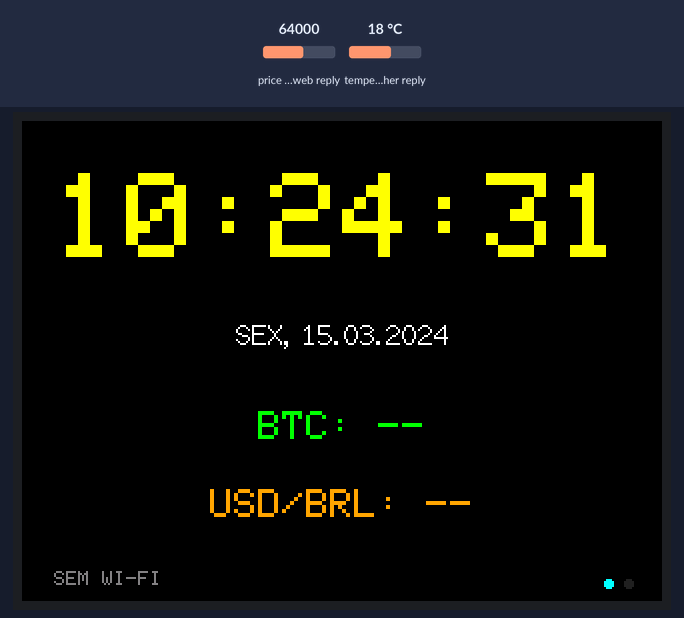
Recording of a program running on a simulated ESP32. Parts: 320×240 colour display. Inputs (shaded band) come from the test bench; at power-on: price in the web reply 64000, temperature in the weather reply 18 °C. WiFi joins after 1.5 s; servers stay silent unless stated; the local clock reads 2024-03-15 10:24:30 at power-on unless the program sets it; web services answer with replies made up by the test bench; not simulated (calls return 0 or success): secrets.h; what the program prints to the serial monitor is not drawn.

Above: at 1.6 s.
1.7 s: price in the web reply set to 21580
At 6.6 s:
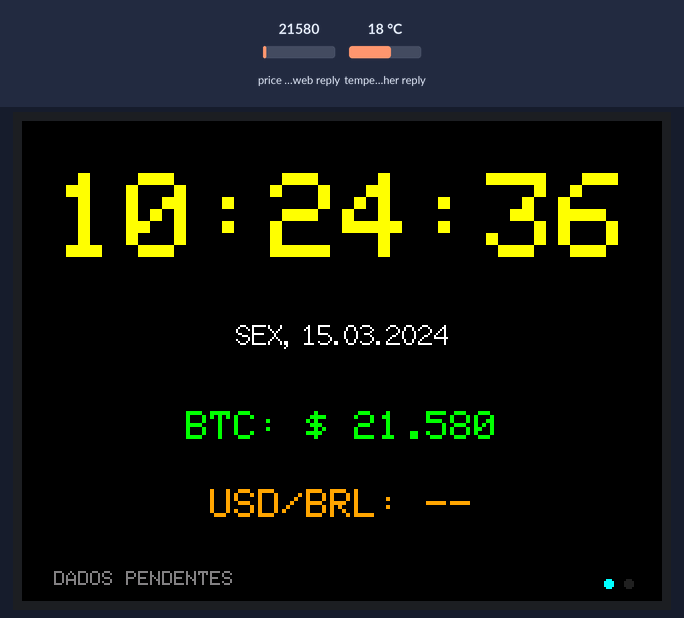
At 11.4 s:
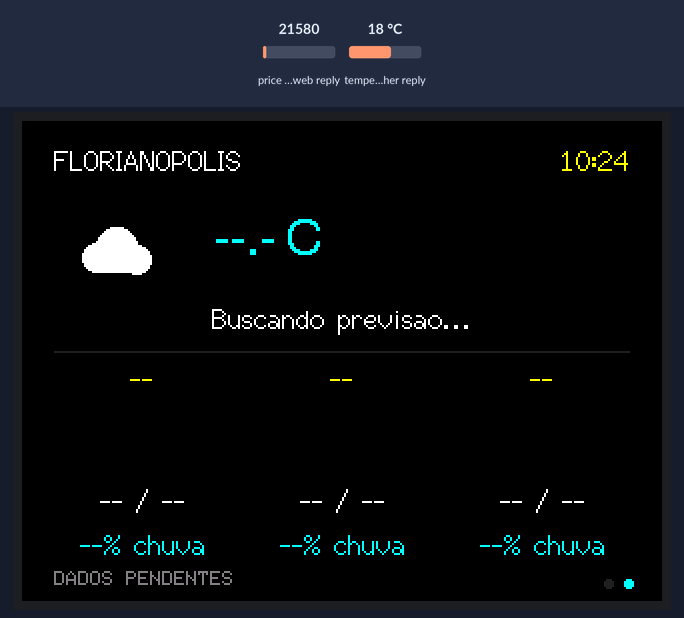
Timing chart, 0 to 12.9 s (numbered marks = the images above; inputs shaded):
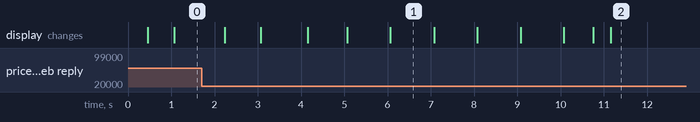

The program:

main.cpp
```cpp
#include <Arduino.h>
#include <WiFi.h>
#include <WiFiClientSecure.h>
#include <ArduinoOTA.h>
#include <HTTPClient.h>
#include <ArduinoJson.h>
#include <TFT_eSPI.h>
#include <time.h>
#include <esp_heap_caps.h>
#include "secrets.h"
#include "trust_store.h"

TFT_eSPI tft;
TFT_eSprite pages[2] = {TFT_eSprite(&tft), TFT_eSprite(&tft)};
constexpr uint16_t BG=0, FG=1, MUTED=2, BLUE=3, GOLD=4, LINE=5, GREEN=6, ORANGE=7;
const uint16_t PALETTE[] = {TFT_BLACK, TFT_WHITE, 0x8410, TFT_CYAN, TFT_YELLOW, 0x2104, TFT_GREEN, 0xFD20};
struct Day { float low, high; int code, rain; char date[11]; };
struct Model {
  float temp=0, usd=0, btc=0; int code=0; bool night=false;
  bool weather=false, dollar=false, bitcoin=false, dailyDollar=false;
  uint32_t weatherAt=0, dollarAt=0, bitcoinAt=0;
  Day days[3]{};
};
Model data;
SemaphoreHandle_t dataLock;
int active=0;
uint32_t pageSince=0, lastPaint=0;
bool transitioning=false, displayReady=false;
bool otaReady=false;
volatile bool otaUpdating=false;
uint32_t transitionSince=0;

bool fetch(const char *url, JsonDocument &doc) {
  WiFiClientSecure client;
  client.setCACert(TRUST_STORE);
  client.setHandshakeTimeout(8);
  HTTPClient http;
  http.setConnectTimeout(5000); http.setTimeout(5000);
  if (!http.begin(client,url)) { Serial.printf("HTTP begin failed: %s\n",url); return false; }
  int status=http.GET();
  bool ok=false;
  if(status==200) {
    DeserializationError error=deserializeJson(doc,http.getString());
    ok=!error;
    if(error) Serial.printf("JSON error: %s (%s)\n",error.c_str(),url);
  } else {
    Serial.printf("HTTP status %d: %s (%s)\n",status,http.errorToString(status).c_str(),url);
  }
  http.end(); return ok;
}

void network(void *) {
  uint32_t weatherTry=0, marketTry=0;
  bool firstWeather=true, firstMarket=true;
  wl_status_t lastWifi=WL_IDLE_STATUS;
  uint32_t lastClockWarning=0;
  for (;;) {
    if(otaUpdating) { vTaskDelay(pdMS_TO_TICKS(1000)); continue; }
    wl_status_t wifi=WiFi.status();
    if(wifi!=lastWifi) {
      Serial.printf("Wi-Fi status: %d\n",wifi);
      if(wifi==WL_CONNECTED) Serial.printf("Wi-Fi connected, IP: %s, RSSI: %d dBm\n",WiFi.localIP().toString().c_str(),WiFi.RSSI());
      lastWifi=wifi;
    }
    if(wifi!=WL_CONNECTED) { vTaskDelay(pdMS_TO_TICKS(1000)); continue; }
    // TLS certificate validation requires a valid system clock.
    if(time(nullptr)<1700000000) {
      if(millis()-lastClockWarning>=10000) { Serial.println("Waiting for NTP time"); lastClockWarning=millis(); }
      vTaskDelay(pdMS_TO_TICKS(1000)); continue;
    }
    uint32_t now=millis();
    if(firstWeather || now-weatherTry>=600000) {
      firstWeather=false; weatherTry=now;
      JsonDocument doc;
      if(fetch("https://api.open-meteo.com/v1/forecast?latitude=-27.5954&longitude=-48.5480&current=temperature_2m,weather_code,is_day&daily=weather_code,temperature_2m_max,temperature_2m_min,precipitation_probability_max&timezone=America%2FSao_Paulo&forecast_days=4",doc)) {
        JsonObject current=doc["current"];
        JsonObject daily=doc["daily"];
        bool valid=current["temperature_2m"].is<float>() && current["weather_code"].is<int>() && daily["time"].size()==4;
        for(int i=1;i<4;i++) valid=valid && daily["temperature_2m_max"][i].is<float>() && daily["temperature_2m_min"][i].is<float>() && daily["weather_code"][i].is<int>() && daily["precipitation_probability_max"][i].is<int>();
        if(valid) {
          xSemaphoreTake(dataLock,portMAX_DELAY);
          data.temp=current["temperature_2m"]; data.code=current["weather_code"]; data.night=current["is_day"].as<int>()==0;
          for(int i=0;i<3;i++) {
            data.days[i].low=daily["temperature_2m_min"][i+1]; data.days[i].high=daily["temperature_2m_max"][i+1];
            data.days[i].code=daily["weather_code"][i+1]; data.days[i].rain=daily["precipitation_probability_max"][i+1];
            strlcpy(data.days[i].date,daily["time"][i+1].as<const char*>(),11);
          }
          data.weather=true; data.weatherAt=millis(); xSemaphoreGive(dataLock);
        }
      }
    }
    if(firstMarket || now-marketTry>=120000) {
      firstMarket=false; marketTry=now;
      JsonDocument doc;
      bool live=fetch("https://economia.awesomeapi.com.br/json/last/USD-BRL",doc);
      float price=live?doc["USDBRL"]["bid"].as<float>():0;
      live=live && isfinite(price) && price>0;
      if(!live) {
        doc.clear();
        if(fetch("https://api.frankfurter.dev/v2/rate/USD/BRL",doc)) price=doc["rate"].as<float>();
      }
      if(isfinite(price) && price>0) { xSemaphoreTake(dataLock,portMAX_DELAY); data.usd=price; data.dollar=true; data.dailyDollar=!live; data.dollarAt=millis(); xSemaphoreGive(dataLock); }
      doc.clear();
      // Coinbase returns BTC denominated in actual USD (rather than USDT).
      if(fetch("https://api.coinbase.com/v2/prices/BTC-USD/spot",doc)) {
        float price=doc["data"]["amount"].as<float>();
        if(isfinite(price) && price>0) { xSemaphoreTake(dataLock,portMAX_DELAY); data.btc=price; data.bitcoin=true; data.bitcoinAt=millis(); xSemaphoreGive(dataLock); }
      }
    }
    vTaskDelay(pdMS_TO_TICKS(1000));
  }
}

void label(TFT_eSprite &s, const String &value,int x,int y,int font=2,uint16_t color=FG,int datum=TL_DATUM) {
  s.setTextDatum(datum); s.setTextColor(color,BG); s.drawString(value,x,y,font);
}
void pixelLabel(TFT_eSprite &s, const String &value,int x,int y,int size,uint16_t color) {
  s.setTextSize(size);
  label(s,value,x,y,1,color,TC_DATUM);
  s.setTextSize(1);
}
void icon(TFT_eSprite &s,int x,int y,int code,bool night=false) {
  if(code<=2) {
    if(night) {s.fillCircle(x+12,y+11,10,FG);s.fillCircle(x+17,y+7,9,BG);}
    else {
      s.fillCircle(x+12,y+12,7,GOLD);
      for(int a=0;a<8;a++) {
        float r=a*PI/4; s.drawLine(x+12+cos(r)*10,y+12+sin(r)*10,x+12+cos(r)*13,y+12+sin(r)*13,GOLD);
      }
    }
    if(code==0) return;
  }
  s.fillCircle(x+10,y+21,7,FG);s.fillCircle(x+20,y+16,10,FG);s.fillCircle(x+30,y+22,7,FG);s.fillRoundRect(x+7,y+21,25,8,4,FG);
  if(code==45 || code==48) {s.drawFastHLine(x+4,y+33,31,MUTED);s.drawFastHLine(x+9,y+37,25,MUTED);}
  else if((code>=71 && code<=77) || code==85 || code==86) {
    for(int i=0;i<3;i++) {s.drawLine(x+10+i*10,y+33,x+10+i*10,y+39,FG);s.drawLine(x+7+i*10,y+36,x+13+i*10,y+36,FG);}
  } else if(code>=95) {s.fillTriangle(x+20,y+29,x+13,y+39,x+21,y+36,GOLD);s.fillTriangle(x+21,y+35,x+16,y+44,x+27,y+33,GOLD);}
  else if(code>=51) for(int i=0;i<3;i++) {s.drawLine(x+12+i*9,y+33,x+9+i*9,y+39,BLUE);s.drawLine(x+13+i*9,y+33,x+10+i*9,y+39,BLUE);}
}
const char *condition(int code,bool night) {
  if(code==0) return night?"Ceu limpo":"Ensolarado";
  if(code<=2) return "Poucas nuvens";
  if(code==3) return "Nublado";
  if(code==45 || code==48) return "Nevoeiro";
  if(code>=95) return "Trovoadas";
  if((code>=71 && code<=77)||code==85||code==86) return "Neve";
  if(code>=80) return "Pancadas de chuva";
  if(code>=61) return "Chuva";
  return "Garoa";
}
String money(float value,bool real) {
  char b[30]; snprintf(b,sizeof(b),real?"%.2f":"%.0f",value);
  String v(b); int dot=v.indexOf('.'); if(dot<0)dot=v.length();
  for(int i=dot-3;i>0;i-=3)v= v.substring(0,i)+"."+v.substring(i);
  if(real) v.setCharAt(v.length()-3,',');
  return (real?"R$ ":"$ ")+v;
}
void paint(int index) {
  Model m; xSemaphoreTake(dataLock,portMAX_DELAY);m=data;xSemaphoreGive(dataLock);
  auto &s=pages[index]; s.fillSprite(BG);
  tm local{}; time_t epoch=time(nullptr); bool clockOk=epoch>1700000000;
  localtime_r(&epoch,&local);
  char hhmm[9]; if(clockOk)strftime(hhmm,sizeof(hhmm),"%H:%M:%S",&local);else strlcpy(hhmm,"--:--:--",9);
  const char *week[]={"DOM","SEG","TER","QUA","QUI","SEX","SAB"};
  if(index==0) {
    char date[40];snprintf(date,sizeof(date),"%s, %02d.%02d.%04d",week[local.tm_wday],local.tm_mday,local.tm_mon+1,local.tm_year+1900);
    pixelLabel(s,hhmm,160,26,6,GOLD);
    label(s,clockOk?date:"SINCRONIZANDO HORA",160,99,2,FG,TC_DATUM);
    pixelLabel(s,m.bitcoin?"BTC: "+money(m.btc,false):"BTC: --",160,145,2,GREEN);
    pixelLabel(s,m.dollar?(m.dailyDollar?"USD/BRL DIA: ":"USD/BRL: ")+money(m.usd,true):"USD/BRL: --",160,184,2,ORANGE);
  } else {
    label(s,"FLORIANOPOLIS",16,12,2,FG);label(s,String(hhmm).substring(0,5),304,12,2,GOLD,TR_DATUM);
    icon(s,27,47,m.weather?m.code:3,m.night);
    label(s,m.weather?String(m.temp,1)+" C":"--.- C",96,48,4,BLUE);
    label(s,m.weather?condition(m.code,m.night):"Buscando previsao...",160,91,2,FG,TC_DATUM);
    s.drawFastHLine(16,115,288,LINE);
    for(int i=0;i<3;i++) {
      int x=16+i*100;
      String day="--";
      if(m.weather) {tm d{};int yy,mm,dd;if(sscanf(m.days[i].date,"%d-%d-%d",&yy,&mm,&dd)==3) {d.tm_year=yy-1900;d.tm_mon=mm-1;d.tm_mday=dd;d.tm_hour=12;mktime(&d);day=week[d.tm_wday];}}
      label(s,day,x+44,121,2,GOLD,TC_DATUM);
      if(m.weather)icon(s,x+24,141,m.days[i].code);
      label(s,m.weather?String(lroundf(m.days[i].high))+" / "+String(lroundf(m.days[i].low)):"-- / --",x+44,182,2,FG,TC_DATUM);
      label(s,m.weather?String(m.days[i].rain)+"% chuva":"--% chuva",x+44,204,2,BLUE,TC_DATUM);
    }
  }
  bool stale=index==0?(!m.bitcoin || !m.dollar || millis()-m.bitcoinAt>600000 || millis()-m.dollarAt>600000):(!m.weather || millis()-m.weatherAt>1800000);
  label(s,WiFi.status()!=WL_CONNECTED?"SEM WI-FI":stale?"DADOS PENDENTES":"",16,225,1,MUTED);
  s.fillCircle(293,231,2,index==0?BLUE:LINE);s.fillCircle(303,231,2,index==1?BLUE:LINE);
}

void setup() {
  Serial.begin(115200);
  tft.init();tft.setRotation(1);tft.fillScreen(PALETTE[BG]);
  for(auto &s:pages) {s.setColorDepth(4);if(!s.createSprite(320,240)) {tft.setTextColor(TFT_WHITE,PALETTE[BG]);tft.drawString("Memoria insuficiente",12,100,2);return;}s.createPalette(PALETTE,8);}
  Serial.printf("Free heap: %u, largest block: %u\n",ESP.getFreeHeap(),heap_caps_get_largest_free_block(MALLOC_CAP_8BIT));
  dataLock=xSemaphoreCreateMutex();if(!dataLock)return;
  WiFi.mode(WIFI_STA);WiFi.setAutoReconnect(true);WiFi.begin(WIFI_SSID,WIFI_PASSWORD);
  configTzTime("BRT3","pool.ntp.org","time.cloudflare.com");
  xTaskCreatePinnedToCore(network,"network",12288,nullptr,1,nullptr,1);
  paint(0);pages[0].pushSprite(0,0);pageSince=millis();displayReady=true;
}
void loop() {
  if(!displayReady){delay(1000);return;}
  if(WiFi.status()==WL_CONNECTED) {
    if(!otaReady) {
      ArduinoOTA.setHostname("chronobtc");
      ArduinoOTA.setPassword(OTA_PASSWORD);
      ArduinoOTA.onStart([]() { otaUpdating=true; Serial.println("OTA update started"); });
      ArduinoOTA.onEnd([]() { Serial.println("OTA update complete"); });
      ArduinoOTA.onError([](ota_error_t error) { otaUpdating=false; Serial.printf("OTA error: %u\n",error); });
      ArduinoOTA.begin();
      otaReady=true;
      Serial.printf("OTA ready at %s:3232\n",WiFi.localIP().toString().c_str());
    }
    ArduinoOTA.handle();
  } else if(otaReady) {
    ArduinoOTA.end();
    otaReady=false;
  }
  uint32_t now=millis();
  if(transitioning) {
    float p=min(1.0f,(now-transitionSince)/350.0f);float eased=p*p*(3-2*p);
    int offset=lroundf(320*eased),next=1-active;
    // Opaque pages are clipped at the display edges; no blank frame.
    if(active==0){pages[active].pushSprite(-offset,0);pages[next].pushSprite(320-offset,0);}
    else {pages[active].pushSprite(offset,0);pages[next].pushSprite(offset-320,0);}
    if(p>=1) {active=next;transitioning=false;pageSince=millis();lastPaint=millis();}
    delay(1);return;
  }
  if(now-pageSince >= 10000U) {
    paint(1-active);transitioning=true;transitionSince=now;return;
  }
  if(now-lastPaint>=1000){paint(active);pages[active].pushSprite(0,0);lastPaint=now;}
  delay(5);
}
```

Source omitted: trust_store.h (19772 bytes)

Measured:
- what the display in image 1 shows lasts 1.0 s, from 6.1 s to 7.1 s
